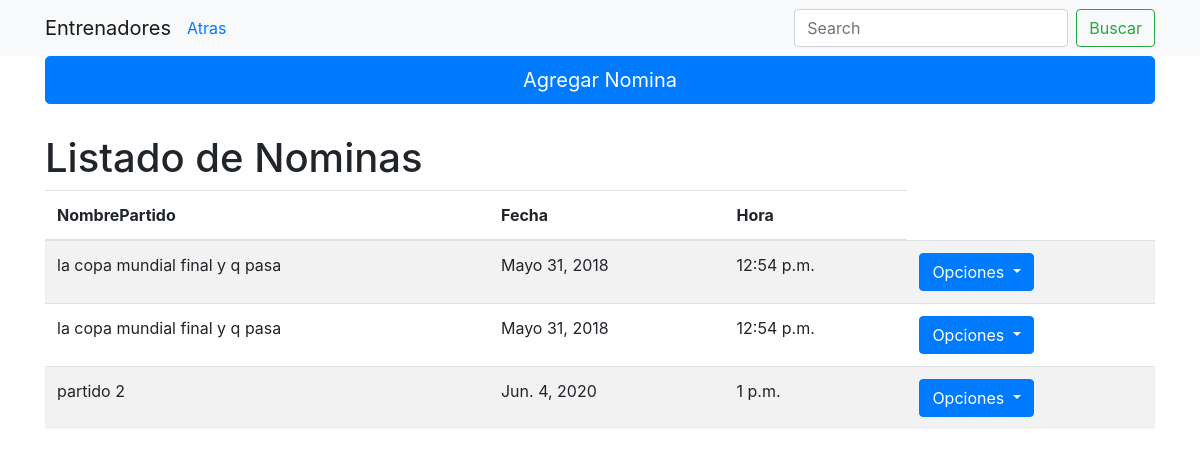
/basket/list_nomina (signed in), run on the app's committed database.
### basket/models.py (models this page shows, shortened)
class Nomina(models.Model):
    nombrePartido = models.CharField(max_length=120)
    fecha = models.DateField(null=True)
    hora = models.TimeField(null=True)
    jugador= models.ManyToManyField(Player)

### basket/views.py (the view)
# urls.py: path('list_nomina', views.listarNominas, name="listnomina"),
@login_required(login_url = '../aut/login')
def listarNominas(request):
    data = {}
    data['lista_objetos']=Nomina.objects.all()
    template_name='entrenador/listarNominas.html'
    return render(request, template_name,data)

### basket/templates/entrenador/listarNominas.html (shortened to what this page needs)
{% extends 'Bases/listar.html' %}
{% block agregar %}
  <a href="{% url 'addNomina' %}" class="btn btn-lg btn-primary btn-block" role="button">Agregar Nomina</a>
{% endblock %}
{% block titulo %}
  <a class="navbar-brand" href="#">Entrenadores</a>
  <a href="{% url 'OpcionesCoach' %}">Atras</a>
{% endblock %}
{% block nombreLista %}
  <h1 style="margin-top:30px;">Listado de Nominas</h1>
{% endblock %}
{% block lista %}
  <thead>
    <tr>
      <th scope="col">NombrePartido</th>
      <th scope="col">Fecha</th>
      <th scope="col">Hora</th>
    </tr>
  </thead>
  <tbody>
    {% for Objeto in lista_objetos %}
    <tr>
      <td>{{Objeto.nombrePartido}}</td>
      <td>{{Objeto.fecha}}</td>
      <td>{{Objeto.hora}}</td>
      <td>
        <div class="dropdown">
          <button class="btn btn-primary dropdown-toggle" type="button" id="dropdownMenu2" data-toggle="dropdown" aria-haspopup="true" aria-expanded="false">
            Opciones
          </button>
        </div>
      </td>
    </tr>
    {% endfor %}
  </tbody>
{% endblock %}

### data on the page
Nomina: nombrePartido "la copa mundial final y q pasa", fecha "Mayo 31, 2018", hora "12:54 p.m."
Nomina: nombrePartido "la copa mundial final y q pasa", fecha "Mayo 31, 2018", hora "12:54 p.m."
Nomina: nombrePartido "partido 2", fecha "Jun. 4, 2020", hora "1 p.m."
